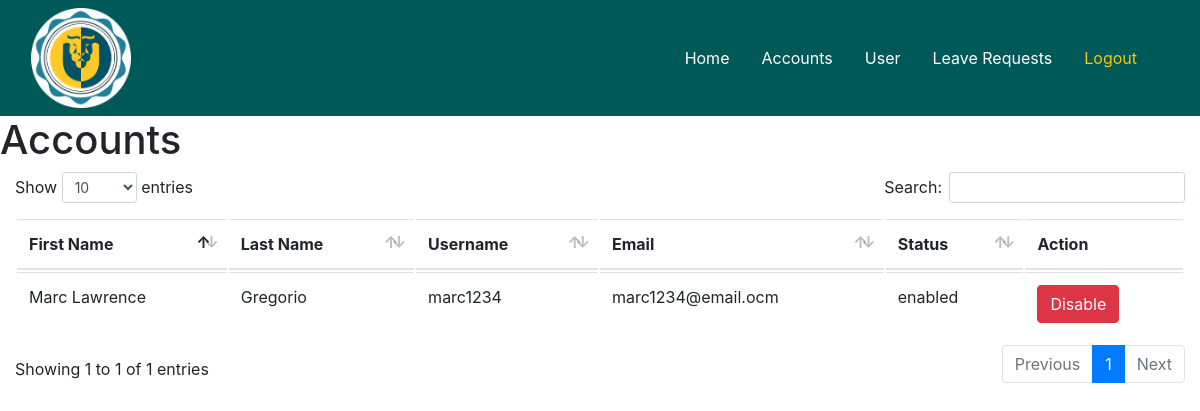
Page /admin/accounts_status.php (signed in) on the earlier database version.
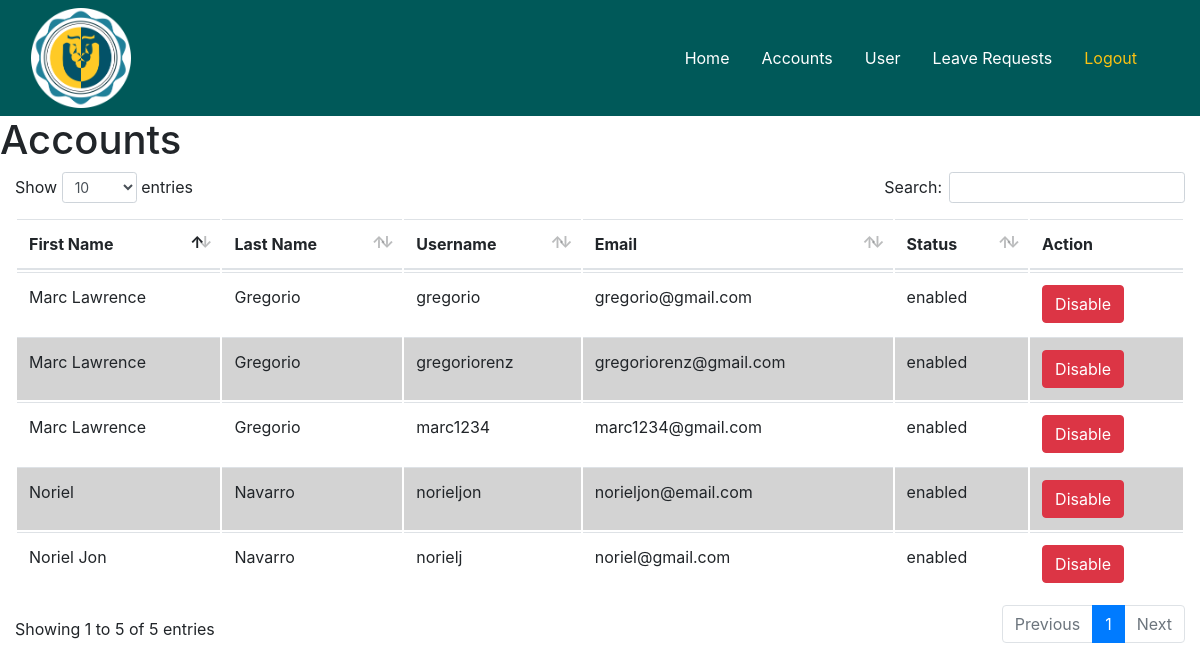
Same page on the later database version.
### tables this page shows
CREATE TABLE `user` (
  `username` varchar(45) NOT NULL,
  `user_id` int(11) NOT NULL AUTO_INCREMENT,
  `email` varchar(45) NOT NULL,
  `password` varchar(255) NOT NULL,
  `date_registered` date NOT NULL,
  `status` enum('enabled','disabled') DEFAULT 'enabled',
  `type` enum('admin','user') DEFAULT 'user',
  PRIMARY KEY (`username`),
  UNIQUE KEY `user_id_UNIQUE` (`user_id`)
);

CREATE TABLE `user_info` (
  `user_id` int(11) NOT NULL,
  `first_name` varchar(45) DEFAULT NULL,
  `middle_name` varchar(45) DEFAULT NULL,
  `last_name` varchar(45) DEFAULT NULL,
  `birth_date` date DEFAULT NULL,
  `birth_place` varchar(45) DEFAULT NULL,
  `contact_number` varchar(45) DEFAULT NULL,
  `gender` enum('m','f') DEFAULT NULL,
  `height` varchar(45) DEFAULT NULL,
  `weight` int(3) DEFAULT NULL,
  `blood_type` enum('o','a','b','ab') DEFAULT NULL,
  `residential_address` varchar(45) DEFAULT NULL,
  `residential_zip` int(4) DEFAULT NULL,
  `residential_tel_no` varchar(45) DEFAULT NULL,
  `permanent_address` varchar(45) DEFAULT NULL,
  `permanent_zip` int(4) DEFAULT NULL,
  `permanent_tel_no` varchar(45) DEFAULT NULL,
  `citizenship` varchar(45) DEFAULT NULL,
  `religion` varchar(45) DEFAULT NULL,
  `civil_status` varchar(45) DEFAULT NULL,
  `sss_no` int(11) DEFAULT NULL,
  `tin` int(11) DEFAULT NULL,
  `philhealth_no` int(11) DEFAULT NULL,
  `pagibig_id_no` int(11) DEFAULT NULL,
  PRIMARY KEY (`user_id`),
  CONSTRAINT `user_id` FOREIGN KEY (`user_id`) REFERENCES `user` (`user_id`) ON DELETE CASCADE ON UPDATE CASCADE
);

### admin/data_accounts.php (the view, shortened to what this page needs)
<!DOCTYPE html>
<html>
<head>
</head>
<body style="background-color:white !important;";>
<table class="table" id="table">
  <thead>
    <tr>
        <th>First Name</th>
        <th>Last Name</th>
        <th>Username</th>
        <th>Email</th>
        <th>Status</th>
        <th>Action</th>
    </tr>
  </thead>
    <?php
    include '../utilities/session.php';
    $sql = "select username, email, first_name, last_name,status from user natural join user_info;";
    $result = $connect->query($sql);
    if($result-> num_rows > 0){
        while($row = $result->fetch_assoc()){
          if($row["status"] === "enabled"){
            $button = "
            <input name='disable' value='Disable' style='display: none;'>
            <a href='update_status.php?disable=".$row['status']."& username=".$row['username']."' class='show btn btn-danger'>Disable</a>";
          }else{
            $button = "
            <input name='enable' value='Enable' style='display: none;'>
            <a href='update_status.php?enable=".$row['status']."& username=".$row['username']."' class='show btn btn-success'>Enable</a>";
          }
            echo "
            <tr>
            <td>" . ucwords($row['first_name']) . "</td>
            <td>" . ucwords($row['last_name']) . "</td>
            <td>" . $row['username'] . "</td>
            <td>" . $row['email'] . "</td>
            <td>" . $row['status'] . "</td>
            <td>
             ".$button."</td>
            </tr>";
          }
        }else {
         echo "database has no query";
    }
    ?>
  </table>
 </body>
</html>

### admin/header.php (shortened to what this page needs)
<!DOCTYPE html>
<html lang="en">
<head>
	<?php
		include 'include.php';
	?>
</head>
<body>
	<nav class="navbar navbar-light" id="fade" style="background-color:#005959">
		<div class="container-fluid">
			<div class="navbar-header">
				<a href="index.php"><img src="../img/Lion.png" id="logo"></a>
			</div>
			<ul class="nav navbar">
				<li class="nav-item"><a class="nav-link" href="index.php" style="color:white">Home</a></li>
				<li class="nav-item"><a class="nav-link" href="accounts_status.php" style="color:white">Accounts</a></li>
				<li class="nav-item"><a class="nav-link" href="user_information.php" style="color:white">User</a></li>
				<li class="nav-item"><a class="nav-link" href="leave_requests.php" style="color:white">Leave Requests</a></li>
				<li class="nav-item"><a class="nav-link" href="logout.php" style="color:#fac213">Logout</a></li>
			</ul>
		</div>
	</nav>
</body>
</html>

### admin/include.php (shortened to what this page needs)
<html>
<head>
	<link rel="stylesheet" href="../style/bootstrap/bootstrap.min.css">
	<link type="text/css" rel="stylesheet" href="../style/style.css" media="screen, projection">
    <link rel="stylesheet" href="../style/datatables.css">
    </head>
</html>

### admin/accounts_status.php (shortened to what this page needs)
<?php
  include 'header.php';
 ?>
<!DOCTYPE html>
<html>
<head>
  <?php
    include 'include.php';
  ?>
</head>
<body>
	<div id="content">
		<h1>Accounts</h1>
		<?php
      include 'data_accounts.php';
    ?>
  </div>
</body>
</html>

### style/style.css (style rules this page uses)
body { margin: 0; }
#logo { height: 100px; width: 100px; }

### style/datatables.css (style rules this page uses)
table.dataTable { clear: both; margin-top: 6px !important; margin-bottom: 6px !important; max-width: none !important; border-collapse: separate !important; }
table.dataTable td, table.dataTable th { -webkit-box-sizing: content-box; box-sizing: content-box; }
table.dataTable thead > tr > th.sorting_asc, table.dataTable thead > tr > th.sorting_desc, table.dataTable thead > tr > th.sorting, table.dataTable thead > tr > td.sorting_asc, table.dataTable thead > tr > td.sorting_desc, table.dataTable thead > tr > td.sorting { padding-right: 30px; }
table.dataTable thead .sorting, table.dataTable thead .sorting_asc, table.dataTable thead .sorting_desc, table.dataTable thead .sorting_asc_disabled, table.dataTable thead .sorting_desc_disabled { cursor: pointer; position: relative; }
table.dataTable thead .sorting:before, table.dataTable thead .sorting:after, table.dataTable thead .sorting_asc:before, table.dataTable thead .sorting_asc:after, table.dataTable thead .sorting_desc:before, table.dataTable thead .sorting_desc:after, table.dataTable thead .sorting_asc_disabled:before, table.dataTable thead .sorting_asc_disabled:after, table.dataTable thead .sorting_desc_disabled:before, table.dataTable thead .sorting_desc_disabled:after { position: absolute; bottom: 0.9em; display: block; opacity: 0.3; }
table.dataTable thead .sorting:before, table.dataTable thead .sorting_asc:before, table.dataTable thead .sorting_desc:before, table.dataTable thead .sorting_asc_disabled:before, table.dataTable thead .sorting_desc_disabled:before { right: 1em; content: "\2191"; }
table.dataTable thead .sorting:after, table.dataTable thead .sorting_asc:after, table.dataTable thead .sorting_desc:after, table.dataTable thead .sorting_asc_disabled:after, table.dataTable thead .sorting_desc_disabled:after { right: 0.5em; content: "\2193"; }
table.dataTable thead .sorting_asc:before, table.dataTable thead .sorting_desc:after { opacity: 1; }
table.dataTable tr.odd { background-color: white; }
table.dataTable tr.even { background-color: lightgrey; }

Differences in the rows shown:
added user: user.first_name "Marc Lawrence", user.last_name "Gregorio", username "gregorio", email "gregorio@gmail.com", status "enabled"
added user: user.first_name "Marc Lawrence", user.last_name "Gregorio", username "gregoriorenz", email "gregoriorenz@gmail.com", status "enabled"
changed user "marc1234": email "marc1234@email.ocm" → "marc1234@gmail.com"
added user: user.first_name "Noriel Jon", user.last_name "Navarro", username "norielj", email "noriel@gmail.com", status "enabled"
added user: user.first_name "Noriel", user.last_name "Navarro", username "norieljon", email "norieljon@email.com", status "enabled"
Other differences:
text written by a page script: "Show entries Search: Showing 1 to 1 of 1 entries Previous 1 Next" → "Show entries Search: Showing 1 to 5 of 5 entries Previous 1 Next"
